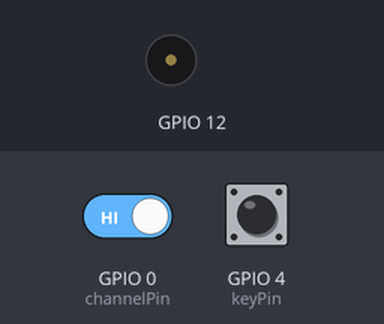
The sketch below on a simulated ESP8266 (NodeMCU). On the bench: buzzer (waves = sounding). The inputs (shaded band) are chosen by the test bench; at power-on: GPIO 0 (channelPin) HIGH, GPIO 4 (keyPin) LOW. WiFi joins after 1.5 s; servers stay silent unless stated; what the sketch prints to the serial monitor is not drawn.

Above: at 2.9 s.
3.0 s: GPIO 0 (channelPin) driven LOW
At 3.1 s:
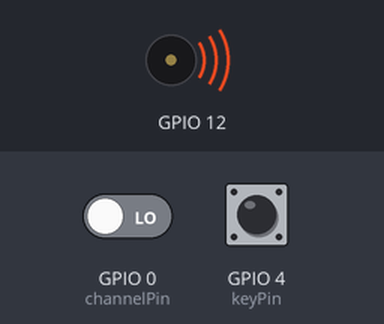
Timing chart, 0 to 6.0 s (numbered marks = the images above; inputs shaded):
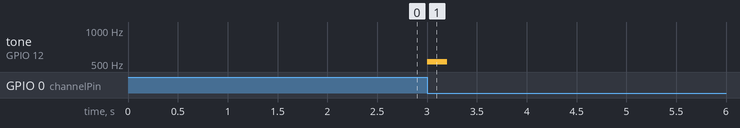

Measured:
- after the input at 3.0 s, tone on GPIO 12: silent → 523 Hz at once, → silent 0.20 s later

The sketch:

client.ino
```cpp
#include <ArduinoWebsockets.h>
#include <ArduinoJson.h>
#include <ESP8266WiFi.h>
#include <WiFiManager.h>

#define keyPin 4
#define LedPin 16
#define channelPin 0

int keyState = 0;
int lastkeyState = 0;
const char *initials = "AC";
String channels[10] = {"ABC"};
bool channelButtonState, prevChannelButtonState;
int channelNumber = 0;
unsigned long messageStart = 0, lastKeyTime = 0, lastHeartBeatTime = 0;
bool isMessaging = false;
char messageOut[100];
const char *websockets_server_host = "192.168.0.36"; // Enter server adress //192.168.2.27
const uint16_t websockets_server_port = 8001;        // Enter server port
String messageIn[50];
StaticJsonDocument<200> outJSON, inJSON;

using namespace websockets;

WebsocketsClient client;
void setup()
{
  Serial.begin(115200);
  // Connect to wifi
  WiFiManager wm;
  bool res;
  res = wm.autoConnect("AutoConnectAP");
  if (!res) {
    Serial.println("Failed to connect");
    ESP.restart();
  }

  // try to connect to Websockets server
  bool connected = client.connect(websockets_server_host, websockets_server_port, "/ws");
  if (connected) {
    Serial.println("Connected!");
    outJSON["initials"] = initials;
    outJSON["channel"] = channels[channelNumber];
    outJSON["action"] = "subscribe";
    serializeJson(outJSON, messageOut);
    client.send(messageOut);
  }
  else {
    Serial.println("Not Connected!");
  }

  // run callback when messages are received
  client.onMessage([&](WebsocketsMessage message)
  {
    Serial.println(message.data());
    DeserializationError err = deserializeJson(inJSON, message.data());
    if (!err) {
      //if (!inJSON["initals"].equals(initials)) {
      bool inState = inJSON["state"];
      const char* inInitials = inJSON["initials"];
      if (inState == 1) {
        tone(12, 523);
      } else {
        noTone(12);
      }
    }
    //}
  });
}

void loop() {
  // let the websockets client check for incoming messages
  if (client.available()) {
    client.poll();
  }

  if (millis() - lastHeartBeatTime > 3 * 1000) {
    client.send("HeartBeat");
    lastHeartBeatTime = millis();
  };

  keyState = digitalRead(keyPin);
  //----------- PROCESS TELEGRAPH KEY PRESSES -----------//
  if (keyState == 1 && lastkeyState != keyState) {
    //tone(12, 523);
    outJSON["initials"] = initials;
    outJSON["state"] = true;
    outJSON["action"] = "key";
    if (isMessaging == false) {
      messageStart = millis();
      outJSON["time"] = 0;
      isMessaging = true;
    } else {
      outJSON["time"] = millis() - messageStart;
      client.send(messageOut);
    }
    serializeJson(outJSON, messageOut);
    client.send(messageOut);
    lastKeyTime = millis();
  }
  if (keyState == 0 && lastkeyState != keyState) {
    //noTone(12);
    outJSON["initials"] = initials;
    outJSON["state"] = false;
    outJSON["time"] = millis() - messageStart;
    outJSON["action"] = "key";
    serializeJson(outJSON, messageOut);
    client.send(messageOut);
  }
  lastkeyState = keyState;

  if (millis() - lastKeyTime > 5 * 1000 && isMessaging == true) {
    isMessaging = false;
  }

  channelButtonState = digitalRead(channelPin);
  if(channelButtonState == 0 && channelButtonState!=prevChannelButtonState){
    changeChannels();
  }
  prevChannelButtonState = channelButtonState;

  delay(10);
}

void changeChannels() {
    channelNumber = (channelNumber + 1) % 2  ;
    for(int i=0;i<channelNumber +1;i++){
      tone(12,523);delay(100);noTone(12);
    }
    outJSON["initials"] = initials;
    outJSON["channel"] = channels[channelNumber];
    outJSON["action"] = "subscribe";
    serializeJson(outJSON, messageOut);
    client.send(messageOut);
    Serial.print(channelNumber);
}
```
